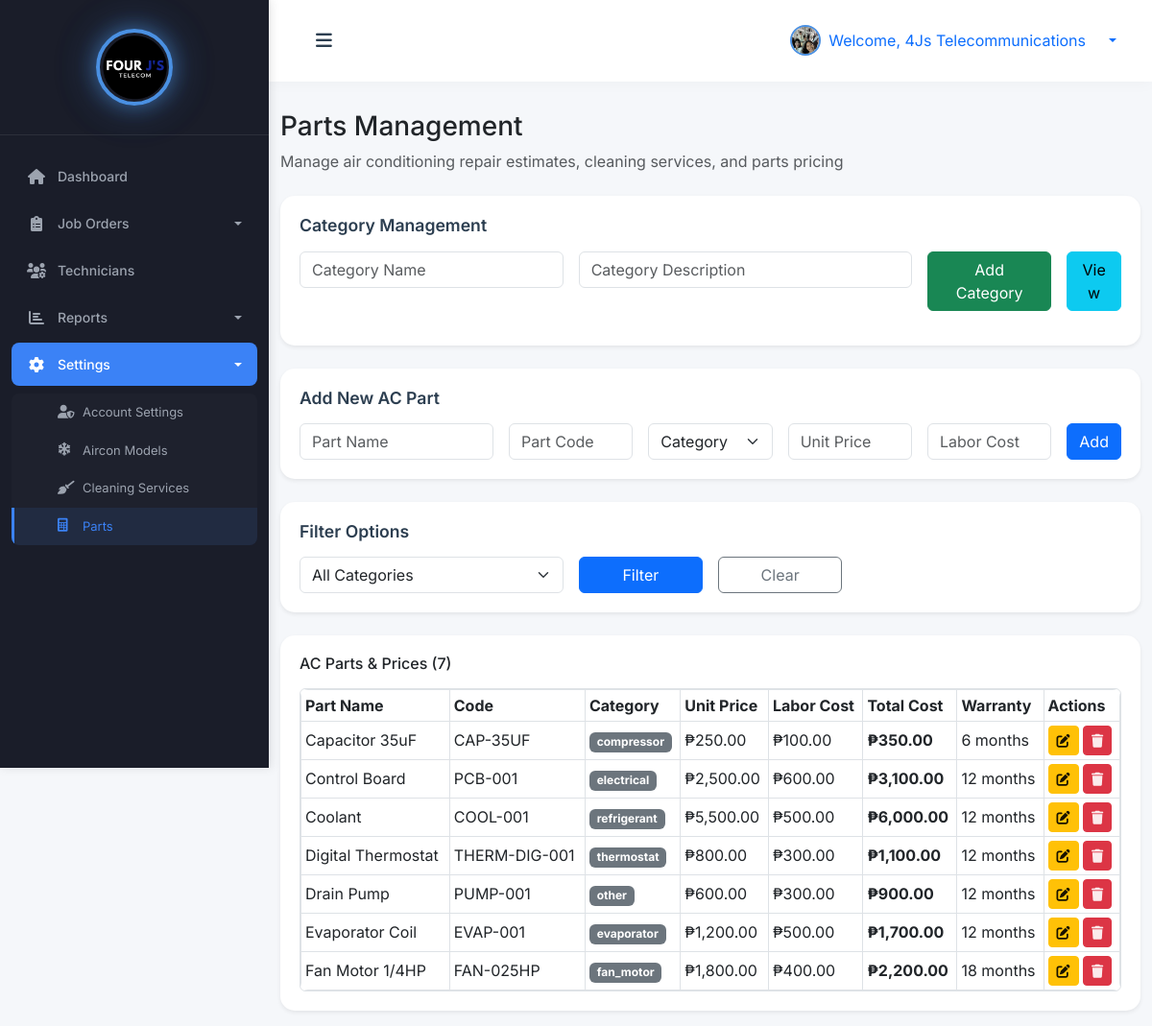
Page /admin/parts_management.php (signed in) on the committed database.
### tables this page shows
CREATE TABLE `ac_parts` (
  `id` int(11) NOT NULL,
  `part_name` varchar(255) NOT NULL,
  `part_code` varchar(100) DEFAULT NULL,
  `part_category` enum('compressor','condenser','evaporator','filter','capacitor','thermostat','fan_motor','refrigerant','electrical','other') NOT NULL,
  `compatible_brands` text DEFAULT NULL,
  `unit_price` decimal(10,2) NOT NULL,
  `labor_cost` decimal(10,2) DEFAULT 0.00,
  `warranty_months` int(11) DEFAULT 12,
  `created_at` timestamp NOT NULL DEFAULT current_timestamp(),
  `updated_at` timestamp NOT NULL DEFAULT current_timestamp() ON UPDATE current_timestamp(),
  `category_id` int(11) DEFAULT NULL
);

CREATE TABLE `part_categories` (
  `id` int(11) NOT NULL,
  `category_name` varchar(100) NOT NULL,
  `category_description` text DEFAULT NULL,
  `is_active` tinyint(1) DEFAULT 1,
  `created_at` timestamp NOT NULL DEFAULT current_timestamp(),
  `updated_at` timestamp NOT NULL DEFAULT current_timestamp() ON UPDATE current_timestamp()
);

### admin/parts_management.php (the view, shortened to what this page needs)
<?php
try {
    $pdo = new PDO("mysql:host=" . DB_HOST . ";dbname=" . DB_NAME, DB_USER, DB_PASS);
    $pdo->setAttribute(PDO::ATTR_ERRMODE, PDO::ERRMODE_EXCEPTION);
    $stmt = $pdo->prepare("SELECT name, profile_picture FROM admins WHERE id = ?");
    $stmt->execute([$_SESSION['user_id']]);
    $admin = $stmt->fetch(PDO::FETCH_ASSOC);
} catch(PDOException $e) {
    die("Connection failed: " . $e->getMessage());
}
$parts_query = "SELECT p.*, c.category_name FROM ac_parts p LEFT JOIN part_categories c ON p.category_id = c.id";
$parts_query .= " ORDER BY p.part_name";
$parts_stmt = $pdo->prepare($parts_query);
$parts_stmt->execute();
$parts = $parts_stmt->fetchAll(PDO::FETCH_ASSOC);
require_once 'includes/header.php';
?>
<body>
 <div class="wrapper">
        <?php
        require_once 'includes/sidebar.php';
        ?>
        <div id="content">
            <nav class="navbar navbar-expand-lg navbar-light bg-white">
                <div class="container-fluid">
                    <button type="button" id="sidebarCollapse" class="btn">
                        <i class="fas fa-bars"></i>
                    </button>
                    <div class="ms-auto d-flex align-items-center">
                        <div class="dropdown">
                            <a class="d-flex align-items-center text-decoration-none dropdown-toggle" href="#" id="userDropdown" role="button" data-bs-toggle="dropdown">
                                <img src="<?= !empty($admin['profile_picture']) ? '../' . htmlspecialchars($admin['profile_picture']) : 'https://ui-avatars.com/api/?name=' . urlencode($admin['name'] ?: 'Admin') . '&background=1a237e&color=fff' ?>"
                                     alt="Admin"
                                     class="rounded-circle me-2"
                                     width="32"
                                     height="32"
                                     style="object-fit: cover; border: 2px solid #4A90E2;">
                                <span class="me-3">Welcome, <?= htmlspecialchars($admin['name'] ?: 'Admin') ?></span>
                            </a>
                        </div>
                    </div>
                </div>
            </nav>
<div class="container mt-4">
    <h3>Parts Management</h3>
    <p class="text-muted mb-4">Manage air conditioning repair estimates, cleaning services, and parts pricing</p>
    <div class="card mb-4">
        <div class="card-body">
            <h5 class="card-title mb-3">Category Management</h5>
            <div class="row g-3 mb-3">
                <div class="col-md-4">
                    <input type="text" id="categoryName" class="form-control" placeholder="Category Name" required>
                </div>
                <div class="col-md-5">
                    <input type="text" id="categoryDescription" class="form-control" placeholder="Category Description">
                </div>
                <div class="col-md-2">
                    <button type="button" class="btn btn-success w-100" onclick="addCategory()">Add Category</button>
                </div>
                <div class="col-md-1">
                    <button type="button" class="btn btn-info w-100" onclick="toggleCategoryList()">View</button>
                </div>
            </div>
        </div>
    </div>
    <div class="card mb-4">
        <div class="card-body">
            <h5 class="card-title mb-3">Add New AC Part</h5>
            <form id="addPartFormDirect" class="row g-3">
                <div class="col-md-3">
                    <input type="text" name="part_name" class="form-control" placeholder="Part Name" required>
                </div>
                <div class="col-md-2">
                    <input type="text" name="part_code" class="form-control" placeholder="Part Code">
                </div>
                <div class="col-md-2">
                    <select name="category_id" class="form-select" required>
                        <option value="">Category</option>
                    </select>
                </div>
                <div class="col-md-2">
                    <input type="number" name="unit_price" class="form-control" placeholder="Unit Price" step="0.01" min="0" required>
                </div>
                <div class="col-md-2">
                    <input type="number" name="labor_cost" class="form-control" placeholder="Labor Cost" step="0.01" min="0">
                </div>
                <div class="col-md-1">
                    <button type="submit" class="btn btn-primary w-100">Add</button>
                </div>
            </form>
        </div>
    </div>
    <div class="card mb-4">
        <div class="card-body">
            <h5 class="card-title mb-3">Filter Options</h5>
            <form method="GET" class="row g-3">
                <div class="col-md-4">
                    <select name="part_category" class="form-select">
                        <option value="">All Categories</option>
                    </select>
                </div>
                <div class="col-md-2">
                    <button type="submit" class="btn btn-primary w-100">Filter</button>
                </div>
                <div class="col-md-2">
                    <a href="parts_management.php" class="btn btn-outline-secondary w-100">Clear</a>
                </div>
            </form>
        </div>
    </div>
    <div class="card">
        <div class="card-body">
            <h6 class="mb-3">AC Parts & Prices (<?= count($parts) ?>)</h6>
            <div class="table-wrapper" style="max-height: 500px; overflow-y: auto; border: 1px solid #dee2e6; border-radius: 0.375rem;">
                <div class="table-responsive">
                    <table class="table table-bordered table-sm align-middle mb-0">
                        <thead>
                            <tr>
                                <th>Part Name</th>
                                <th>Code</th>
                                <th>Category</th>
                                <th>Unit Price</th>
                                <th>Labor Cost</th>
                                <th>Total Cost</th>
                                <th>Warranty</th>
                                <th>Actions</th>
                            </tr>
                        </thead>
                        <tbody>
                            <?php if (count($parts)): ?>
                                <?php foreach ($parts as $part): ?>
                                <tr>
                                    <td><?= htmlspecialchars($part['part_name']) ?></td>
                                    <td><?= htmlspecialchars($part['part_code']) ?></td>
                                    <td>
                                        <span class="badge bg-secondary">
                                            <?= htmlspecialchars($part['category_name']) ?>
                                        </span>
                                    </td>
                                    <td>₱<?= number_format($part['unit_price'], 2) ?></td>
                                    <td>₱<?= number_format($part['labor_cost'], 2) ?></td>
                                    <td><strong>₱<?= number_format($part['unit_price'] + $part['labor_cost'], 2) ?></strong></td>
                                    <td><?= $part['warranty_months'] ?> months</td>
                                    <td>
                                                <button type="button" class="btn btn-sm btn-warning"
                                             onclick="editPart(<?= $part['id'] ?>, '<?= htmlspecialchars($part['part_name'], ENT_QUOTES) ?>', '<?= htmlspecialchars($part['part_code'], ENT_QUOTES) ?>', <?= $part['category_id'] ?>, <?= $part['unit_price'] ?>, <?= $part['labor_cost'] ?>, <?= $part['warranty_months'] ?>)"
                                             title="Edit">
                                             <i class="fas fa-edit"></i>
                                         </button>
                                        <button type="button" class="btn btn-sm btn-danger" title="Delete" onclick="deletePart(<?= $part['id'] ?>, '<?= htmlspecialchars($part['part_name'], ENT_QUOTES) ?>')">
                                            <i class="fas fa-trash"></i>
                                        </button>
                                    </td>
                                </tr>
                                <?php endforeach; ?>
                            <?php else: ?>
                                <tr><td colspan="8" class="text-center">No parts found.</td></tr>
                            <?php endif; ?>
                        </tbody>
                    </table>
                </div>
            </div>
        </div>
    </div>
</div>
        </div>
    </div>
</body>
</html>

### css/style.css (style rules this page uses)
:root { --primary-blue: #4A90E2; --secondary-blue: #5C9CE6; --light-blue: #E8F1FC; --hover-blue: #357ABD; --text-blue: #2C3E50; --success: #2ECC71; --warning: #F1C40F; --danger: #E74C3C; --info: #3498DB; --pastel-purple: #B39DDB; --pastel-pink: #F8BBD0; --pastel-green: #A5D6A7; --pastel-orange: #FFCC80; --card-1: #4A90E2; --card-2: #2ECC71; --card-3: #F1C40F; --card-4: #E74C3C; --sidebar-bg: #2C3E50; --sidebar-header: #1A252F; --sidebar-hover: #34495E; --sidebar-active: #3498DB; }
body { font-family: 'Inter', -apple-system, BlinkMacSystemFont, 'Segoe UI', Roboto, sans-serif; background: #F5F7FA; }
.dropdown-toggle::after { margin-left: 8px; }
.wrapper { display: flex; width: 100%; align-items: stretch; }
#content { margin-left: 280px; min-height: 100vh; transition: all 0.3s ease; background: #F5F7FA; padding: 0; width: calc(100% - 280px); }
@media (min-width: 769px) { #content { margin-left: 280px; width: calc(100% - 280px); } }
@media (min-width: 769px) { #sidebarCollapse { display: block !important; } }
.card { border-radius: 15px; box-shadow: 0 4px 20px rgba(0, 0, 0, 0.03); margin-bottom: 25px; border: none; transition: transform 0.3s ease, box-shadow 0.3s ease; }
.card-body { padding: 1.75rem; }
.card-title { margin-bottom: 1.5rem; font-weight: 600; color: var(--text-blue); font-size: 1.1rem; }
.card i { opacity: 0.9; transition: transform 0.3s ease; }
.navbar { padding: 20px 25px; background: #fff; border: none; border-radius: 0; margin-bottom: 30px; box-shadow: 0 2px 15px rgba(0, 0, 0, 0.03); }
#sidebarCollapse { background: transparent; border: none; color: var(--text-blue); font-size: 1.2rem; padding: 8px 12px; border-radius: 8px; transition: all 0.3s; }

### admin/includes/header.php (style rules this page uses)
.card { height: 100%; margin-bottom: 1rem; }
.card-body { padding: 1.25rem; }
#userDropdown { transition: all 0.2s ease; }
#userDropdown img { border: 2px solid #4A90E2; transition: all 0.2s ease; }

### admin/parts_management.php (style rules this page uses)
.table-responsive { border-radius: 0.5rem; overflow: hidden; }
.card { border: none; box-shadow: 0 0.125rem 0.25rem rgba(0, 0, 0, 0.075); transition: all 0.3s ease; }

### rows in the picture
ac_parts: part_name "Capacitor 35uF", part_code "CAP-35UF", category.category_name "compressor", unit_price "250.00", labor_cost "100.00", $part['unit_price'] + $part['labor_cost'] "350.00", warranty_months "6"
ac_parts: part_name "Control Board", part_code "PCB-001", category.category_name "electrical", unit_price "2,500.00", labor_cost "600.00", $part['unit_price'] + $part['labor_cost'] "3,100.00", warranty_months "12"
ac_parts: part_name "Coolant", part_code "COOL-001", category.category_name "refrigerant", unit_price "5,500.00", labor_cost "500.00", $part['unit_price'] + $part['labor_cost'] "6,000.00", warranty_months "12"
ac_parts: part_name "Digital Thermostat", part_code "THERM-DIG-001", category.category_name "thermostat", unit_price "800.00", labor_cost "300.00", $part['unit_price'] + $part['labor_cost'] "1,100.00", warranty_months "12"
ac_parts: part_name "Drain Pump", part_code "PUMP-001", category.category_name "other", unit_price "600.00", labor_cost "300.00", $part['unit_price'] + $part['labor_cost'] "900.00", warranty_months "12"
ac_parts: part_name "Evaporator Coil", part_code "EVAP-001", category.category_name "evaporator", unit_price "1,200.00", labor_cost "500.00", $part['unit_price'] + $part['labor_cost'] "1,700.00", warranty_months "12"
ac_parts: part_name "Fan Motor 1/4HP", part_code "FAN-025HP", category.category_name "fan_motor", unit_price "1,800.00", labor_cost "400.00", $part['unit_price'] + $part['labor_cost'] "2,200.00", warranty_months "18"

### other values in the picture
$admin['name'] ?: 'Admin' "4Js Telecommunications"
count($parts) "7"
